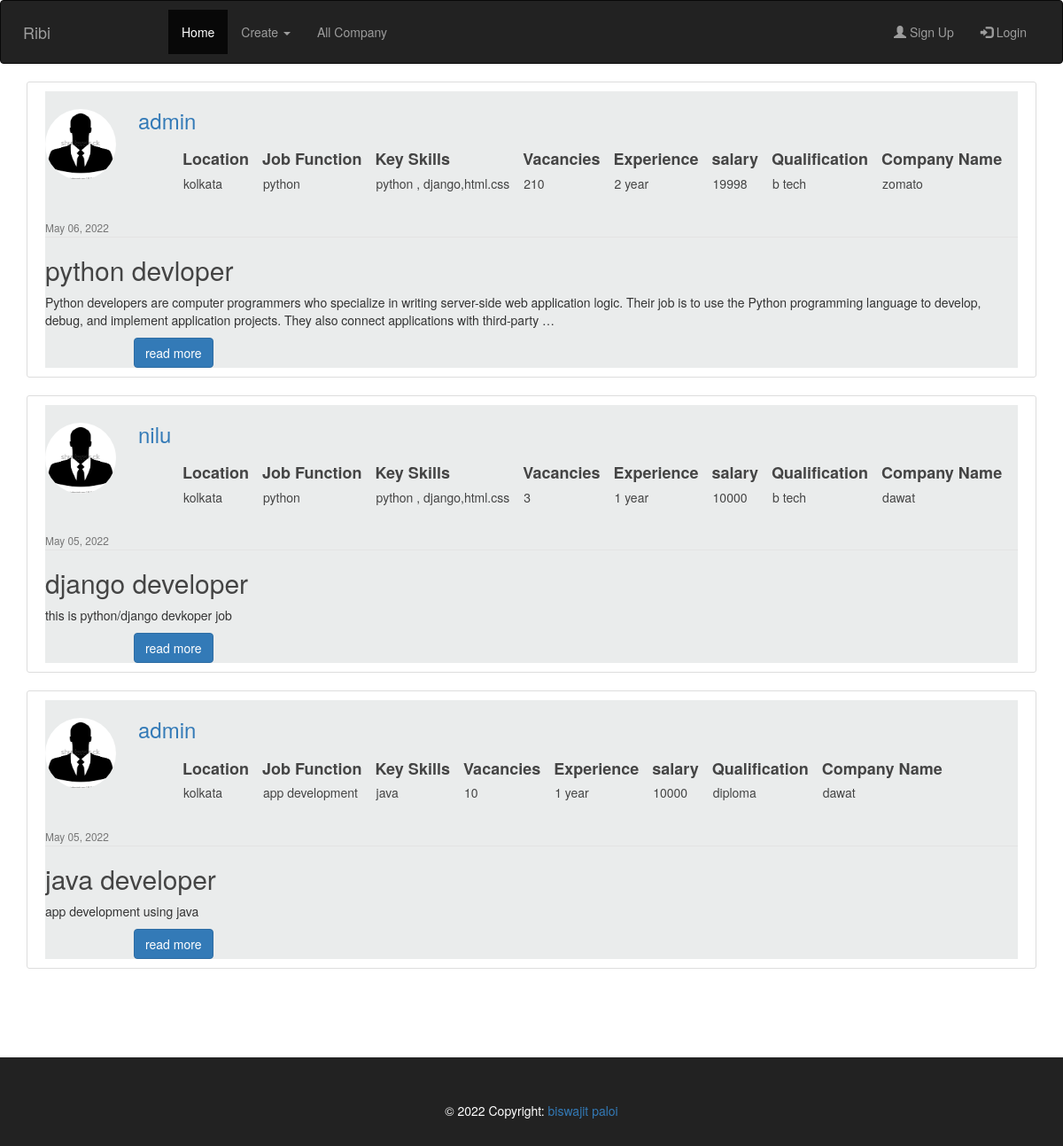
The page / on the database its author committed.
### job/models.py (models this page shows, shortened)
class Post(models.Model):
    title = models.CharField(max_length=100,help_text="enter within 100 charecter")
    Location = models.CharField(max_length=20, blank=True, null=True)
    date_posted = models.DateTimeField(default=timezone.now)
    job_function = models.CharField(max_length=100,help_text="enter within 100 charecter")
    key_skills = models.CharField(max_length=100,help_text="enter within 100 charecter")
    vacancies = models.IntegerField()
    job_description =  models.TextField()
    experience = models.CharField(max_length=100,help_text="enter within 100 charecter")
    salary = models.IntegerField()
    educational_qualification = models.CharField(max_length=100,help_text="enter within 100 charecter")
    author = models.ForeignKey(User, on_delete=models.CASCADE)
    company = models.CharField(max_length=100,help_text="enter within 100 charecter")

### users/models.py (models this page shows, shortened)
class Profile(models.Model):
    MALE = 'M'
    FEMALE = 'F'
    Gender = [
        (MALE, 'Male'),
        (FEMALE, 'Female'),
    ]
    user = models.OneToOneField(User, on_delete=models.CASCADE)
    gender = models.CharField(max_length=6, choices=Gender, default='')
    image = models.ImageField(default='default_male.jpg', upload_to = 'profile_pics')

### job/views.py (the view)
# urls.py: path('', PostListView.as_view(), name='home'),
class PostListView(ListView):
    model = Post
    template_name = 'job/home.html'  # <app>/<model>_<viewtype>.html
    context_object_name = 'posts'
    paginate_by = 4
    paginate_orphans = 1
    ordering = ['-date_posted']

### job/templates/job/home.html (shortened to what this page needs)
{% extends "job/base.html" %}
{% block content %}
    {% for post in posts %}
    <article class="media content-section">
    <div style="background-color: rgb(234, 236, 236);" class="media-body fa-border ">
      <div class="article-metadata">
        {% if object.author == user and user.is_authenticated %}
        <h3>You</h3>
        {% else %}
        <img style="height: 80px; width: 80px; float: left;" class=" img-circle account-img " src="{{ post.author.profile.image.url }}">
        <h3 ><a style="padding:5px;"  href="{% url 'profile' %}">{{ post.author }}</a></h3>
        {% endif %}
        <div class=" navbar-collapse" id="navbarNav">
          <ul class="navbar-nav">
            <li class="nav-item list-unstyled" style="padding-left:5px;">
              <h4 style="padding-left:10px;"><strong> Location</strong></h4 ><h5 style="padding-left:11px;">{{post.Location}} </h5><br>
            </li>
            <li class="nav-item list-unstyled" style="padding-left:5px;">
              <h4 style="padding-left:10px;"><strong> Job Function</strong></h4 ><h5 style="padding-left:11px;">{{post.job_function}} </h5><br>
            </li>
            <li class="nav-item list-unstyled" style="padding-left:5px;">
              <h4 style="padding-left:10px;"><strong> Key Skills</strong></h4 ><h5 style="padding-left:11px;">{{post.key_skills|linebreaks}} </h5><br>
            </li>
            <li class="nav-item list-unstyled" style="padding-left:5px;">
              <h4 style="padding-left:10px;"><strong> Vacancies</strong></h4 ><h5 style="padding-left:11px;">{{post.vacancies}} </h5><br>
            </li>
            <li class="nav-item list-unstyled" style="padding-left:5px;">
              <h4 style="padding-left:10px;"><strong>Experience</strong></h4 ><h5 style="padding-left:11px;">{{post.experience}} </h5><br>
            </li>
            <li class="nav-item list-unstyled" style="padding-left:5px;">
              <h4 style="padding-left:10px;"><strong>salary</strong></h4 ><h5 style="padding-left:11px;">{{post.salary}} </h5><br>
            </li>
            <li class="nav-item list-unstyled" style="padding-left:5px;">
              <h4 style="padding-left:10px;"><strong>Qualification</strong></h4 ><h5 style="padding-left:11px;">{{post.educational_qualification}} </h5><br>
            </li>
            <li class="nav-item list-unstyled" style="padding-left:5px;">
              <h4 style="padding-left:10px;"><strong> Company Name</strong></h4 ><h5 style="padding-left:11px;">{{post.company}} </h5><br>
            </li>
          </ul>
        </div>
        <small  class="text-muted">{{ post.date_posted|date:"F d, Y" }}</small>
      </div>
      <h2><a class="article-title" href="{% url 'post-detail' post.id %}">{{ post.title }}</a></h2>
      <p style="padding-left: 100px;" class="article-content ">{{ post.job_description|truncatewords:"35"|linebreaks }}</p>
      <a style="margin-left: 100px;" class=" btn btn-primary"  href="{% url 'post-detail' post.id %}">read more</a>
    </div>
  </article>
    {% endfor %}
{% endblock content %}

### job/templates/job/base.html (shortened to what this page needs)
{% load static %}
<!DOCTYPE html>
<html lang="en">
<head>
    <link rel="stylesheet" href="https://maxcdn.bootstrapcdn.com/bootstrap/3.4.1/css/bootstrap.min.css">
    <link rel="stylesheet" href="{% static 'blog/style.css' %}">
</head>
<body>
    <nav class="navbar navbar-inverse">
        <div class="container-fluid">
            <div class="navbar-header">
                <a class="navbar-brand" href="{% url 'home' %}">Ribi</a>
            </div>
            <div class="collapse navbar-collapse" id="myNavbar">
                <ul class=" nav navbar-nav">
                    <li style="margin-left: 118px;" class="active"><a href="{% url 'home' %}">Home</a></li>
                    <li class="dropdown">
                        <a class="dropdown-toggle" data-toggle="dropdown" href="#">Create <span class="caret"></span></a>
                    </li>
                    <li><a href="{% url 'company'%}">All Company</a></li>
                </ul>
                <ul class="nav navbar-nav navbar-right">
                    {% if user.is_authenticated %}
                    <li><a href="{% url 'logout' %}"><span class="glyphicon glyphicon-log-in"></span> Logout</a></li>
                    {%else%}
                    <li><a href="{% url 'register' %}"><span class="glyphicon glyphicon-user"></span> Sign Up</a></li>
                    <li><a href="{% url 'login' %}"><span class="glyphicon glyphicon-log-in"></span> Login</a></li>
                    {%endif%}
                </ul>
            </div>
        </div>
    </nav>
    <div class="container">
         {% block content %}{% endblock content %}
    </div>
    <footer class="page-footer footer-edit font-small special-color-dark pt-4">
        <div class="container">
            <ul class="list-unstyled list-inline text-center">
            </ul>
        </div>
        <div class="footer-copyright text-center py-3">© 2022 Copyright:
            <a href="https://www.facebook.com/biswajit.paloi.987" target="_blank"> biswajit paloi</a>
        </div>
    </footer>
</body>
</html>

### job/static/blog/style.css (style rules this page uses)
.navbar { padding: 10px; }
.footer-edit { background-color: #222; padding: 30px 0px; margin-top: 80px; }
.footer-copyright { color: white; }
h1, h2, h3, h4, h5, h6 { color: #444444; }
ul { margin: 0; }
.content-section { background: #ffffff; padding: 10px 20px; border: 1px solid #dddddd; border-radius: 3px; margin-bottom: 20px; }
.article-title { color: #444444; }
.article-content { white-space: pre-line; }
.article-metadata { padding-bottom: 1px; margin-bottom: 4px; border-bottom: 1px solid #e3e3e3 }
.account-img { height: 125px; width: 125px; margin-right: 20px; margin-bottom: 16px; }

### rows shown on the page
Post: author.profile.image (placeholder picture), author "admin", Location "kolkata", job_function "python", key_skills "python , django,html.css", vacancies "210", experience "2 year", salary "19998", educational_qualification "b tech", company "zomato", date_posted "May 06, 2022", title "python devloper", job_description "Python developers are computer programmers who specialize in writing server-side web application logic. Their job is to use the Python programming language to develop, debug, and implement application projects. They also connect applications with third-party …"
Post: author.profile.image (placeholder picture), author "nilu", Location "kolkata", job_function "python", key_skills "python , django,html.css", vacancies "3", experience "1 year", salary "10000", educational_qualification "b tech", company "dawat", date_posted "May 05, 2022", title "django developer", job_description "this is python/django devkoper job"
Post: author.profile.image (placeholder picture), author "admin", Location "kolkata", job_function "app development", key_skills "java", vacancies "10", experience "1 year", salary "10000", educational_qualification "diploma", company "dawat", date_posted "May 05, 2022", title "java developer", job_description "app development using java"
